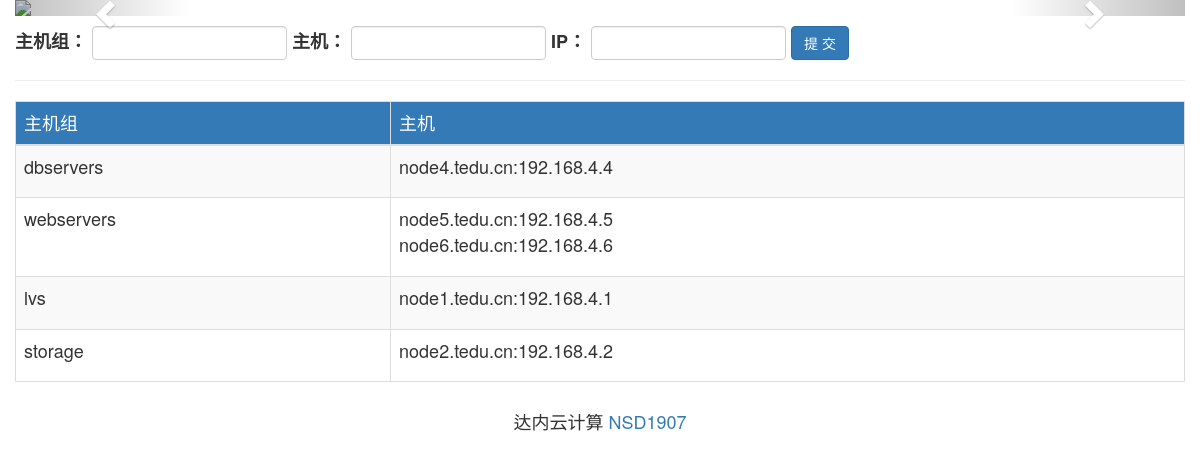
/webadmin/addhosts/, run on an earlier commit of the app's database.
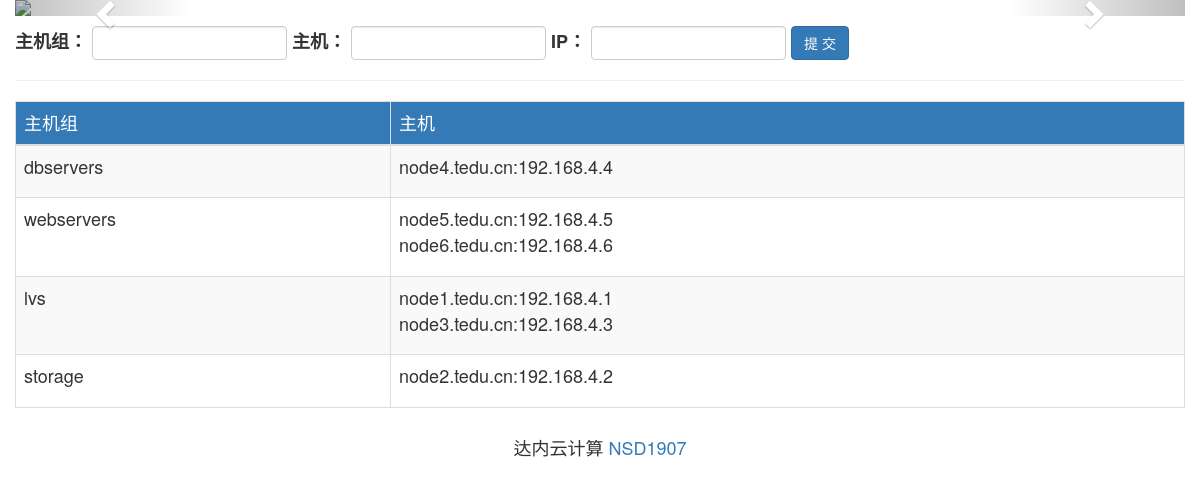
And on a later commit of the database.
### webadmin/models.py (models this page shows, shortened)
class HostGroup(models.Model):
    groupname = models.CharField(max_length=50, unique=True)

class Host(models.Model):
    hostname = models.CharField(max_length=100)
    ip_addr = models.CharField(max_length=15)
    group = models.ForeignKey(HostGroup)

### webadmin/views.py (the view, shortened to what this page needs)
def add_hosts(request):
    groups = HostGroup.objects.all()
    return render(request, 'add_hosts.html', {'groups': groups})

### templates/add_hosts.html (shortened to what this page needs)
{% extends 'base.html' %}
{% load static %}
{% block content %}
    <form action="" class="form-inline" method="post">
        <div class="form-group">
            <label>主机组：</label>
            <input class="form-control" type="text" name="group">
        </div>
        <div class="form-group">
            <label>主机：</label>
            <input class="form-control" type="text" name="host">
        </div>
        <div class="form-group">
            <label>IP：</label>
            <input class="form-control" type="text" name="ip">
        </div>
        <div class="form-group">
            <input class="btn btn-primary" type="submit" value="提 交">
        </div>
    </form>
    <hr>
    <table class="table table-striped table-hover table-bordered">
        <thead class="bg-primary">
        <tr>
            <td>主机组</td>
            <td>主机</td>
        </tr>
        </thead>
        {% for group in groups %}
            <tr>
                <td>{{ group.groupname }}</td>
                <td>
                    <ul class="list-unstyled">
                        {% for host in group.host_set.all %}
                            <li>
                                {{ host.hostname }}:{{ host.ip_addr }}
                            </li>
                        {% endfor %}
                    </ul>
                </td>
            </tr>
        {% endfor %}
    </table>
{% endblock %}

### templates/base.html (shortened to what this page needs)
{% load static %}
<!DOCTYPE html>
<html lang="en">
<head>
    <link rel="stylesheet" href="{% static 'css/bootstrap.min.css' %}">
</head>
<body>
<div class="container">
    <div class="row">
        <div id="linux-carousel" class="carousel slide">
        <div class="carousel-inner">
            <div class="item active">
                <a href="http://www.sogou.com" target="_blank">
                    <img src="{% static 'imgs/first.jpg' %}">
                </a>
            </div>
        </div>
        <a href="#linux-carousel" data-slide="prev" class="carousel-control left">
            <span class="glyphicon glyphicon-chevron-left"></span>
        </a>
        <a href="#linux-carousel" data-slide="next" class="carousel-control right">
            <span class="glyphicon glyphicon-chevron-right"></span>
        </a>
    </div>
    </div>
    <div class="row h4">
        {% block content %}{% endblock %}
    </div>
    <div class="row h4 text-center">
        达内云计算 <a href="#">NSD1907</a>
    </div>
</div>
</body>
</html>

What changed in the data, as far as the page shows it:
added Host: hostname "node3.tedu.cn", ip_addr "192.168.4.3", shown under HostGroup "lvs"
